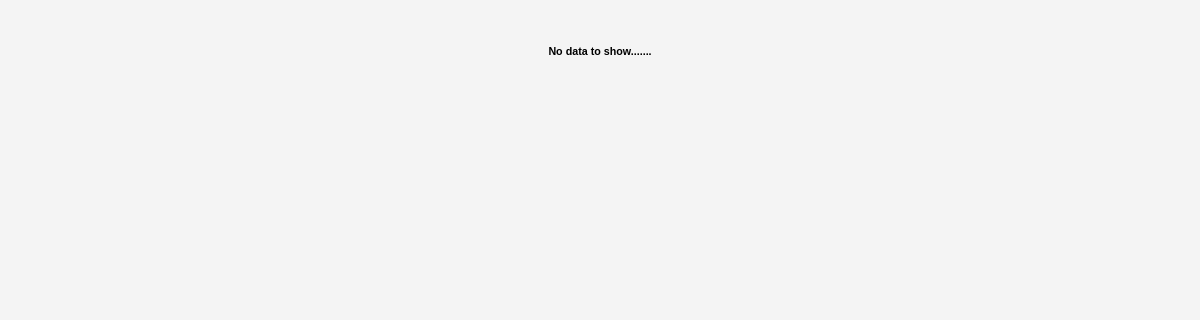
The app's page /user_view/ (signed in), older data.
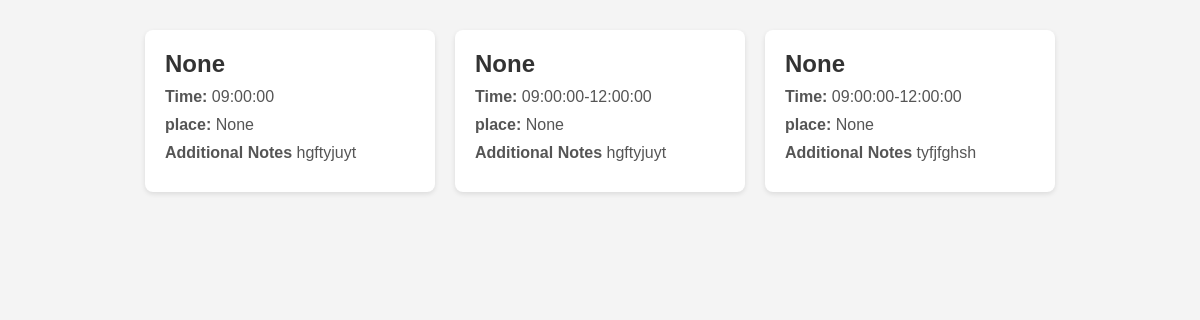
The same page, newer data.
### Bengali/models.py (models this page shows)
class BookWorker(models.Model):
    worker = models.ForeignKey('WorkersDetails', on_delete=models.CASCADE, related_name='worker_booking')
    user = models.ForeignKey('Profile', on_delete=models.CASCADE, related_name='user_booking')
    time = models.CharField(default=0, max_length=150)
    created_at=models.DateField(auto_now_add=True)
    place = models.TextField(blank=True, null=True)
    additionalnotes = models.CharField(max_length=140,null=True,blank=True)
    def __str__(self):
        return f'booking by {self.user.username} for {self.worker.profile.username} '

class Profile(AbstractUser):
    USERNAME_FIELD='email'
    REQUIRED_FIELDS=[]
    objects = CustomUserManager()
    username = models.CharField(max_length=150, blank=True, null=True)
    first_name = models.CharField(max_length=150, blank=True, null=True)
    last_name= models.CharField(max_length=150, blank=True, null=True)
    role = models.CharField(max_length=15,choices=RoleChoices.choices)
    email=models.EmailField(unique=True)
    phone=models.CharField(max_length=15, blank=True, null=True)
    age=models.IntegerField(blank=True, null=True)
    worker_approved=models.BooleanField(blank=True, null=True)
    groups = models.ManyToManyField(
        Group,
            related_name="profile_groups",  # Set unique related_name
            blank=True
        )
    user_permissions = models.ManyToManyField(
            Permission,
            related_name="profile_permissions",  # Set unique related_name
            blank=True
        )
    def __str__(self):
        return self.email

### Bengali/views.py (the view)
# urls.py: path('user_view/', views.user_view, name='user_view'),
def user_view(request):
     booking=BookWorker.objects.filter(user=request.user)
     print(booking,request.user)
     return render(request,"user_view.html",{'booking':booking})

### templates/user_view.html (shortened to what this page needs)
<!DOCTYPE html>
<html lang="en">
<head>
</head>
<body>
  <div class="container">
     {% if not booking  %}
     <h6>No data  to show.......</h6>
     {% endif %}
     {% for item in booking %}
    <div class="card">
      <h3>{{item.user.first_name}}</h3>
      <p><strong>Time:</strong> {{item.time}}</p>
      <p><strong>place:</strong> {{item.place}}</p>
      <p><strong>Additional Notes</strong> {{item.additionalnotes}}</p>
    </div>
  {% endfor %}
  </div>
</body>
</html>

### templates/user_view.html (style rules this page uses)
body { font-family: Arial, sans-serif; background-color: #f4f4f4; margin: 0; padding: 0; }
.container { display: flex; flex-wrap: wrap; justify-content: center; padding: 20px; }
.card { background-color: #fff; width: 250px; margin: 10px; padding: 20px; border-radius: 8px; box-shadow: 0 2px 5px rgba(0, 0, 0, 0.1); transition: transform 0.3s ease-in-out; }
.card h3 { margin: 0; font-size: 1.5em; color: #333; }
.card p { margin: 10px 0; color: #555; }

Row changes from the older to the newer data that the page shows:
added BookWorker: user.first_name "None", time "09:00:00", place "None", additionalnotes "hgftyjuyt"
added BookWorker: user.first_name "None", time "09:00:00-12:00:00", place "None", additionalnotes "hgftyjuyt"
added BookWorker: user.first_name "None", time "09:00:00-12:00:00", place "None", additionalnotes "tyfjfghsh"
Text that changed along with them:
text no longer shown: "No data to show......."
